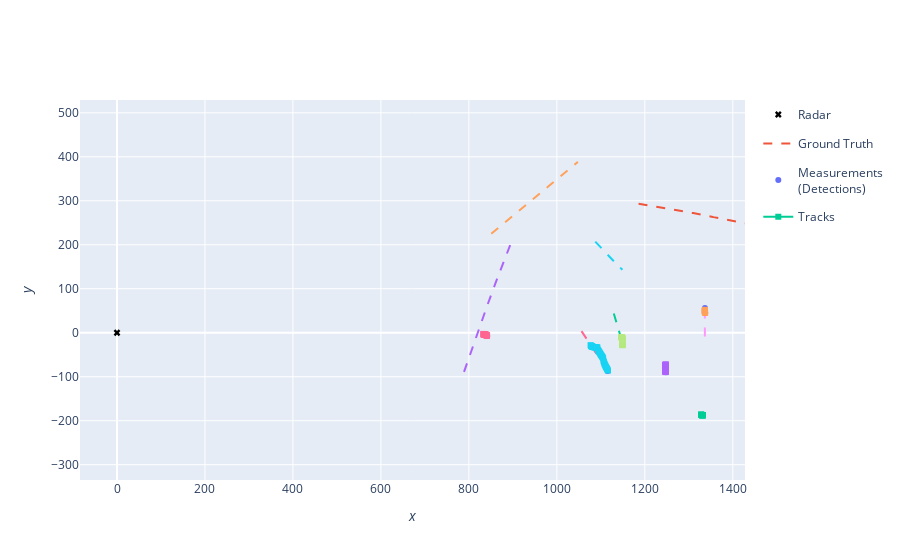

The notebook cell this image was saved under:
### Markdown cell above
## Plot simulation results

### Code cell
from stonesoup.plotter import Plotterly

# plotter = Plotterly()
# plotter.plot_sensors(radar, "Radar")
# plotter.plot_ground_truths(all_truths, [0, 2])
# plotter.plot_measurements(all_measurements, [0, 2])
# plotter.plot_tracks(all_tracks, [0,2])
# plotter.fig

plotter2 = Plotterly()
plotter2.plot_sensors(radar, "Radar")
plotter2.plot_ground_truths(truths, [0, 2])
plotter2.plot_measurements(detections, [0, 2])
plotter2.plot_tracks(confirmed_tracks, [0,2])
plotter2.fig
